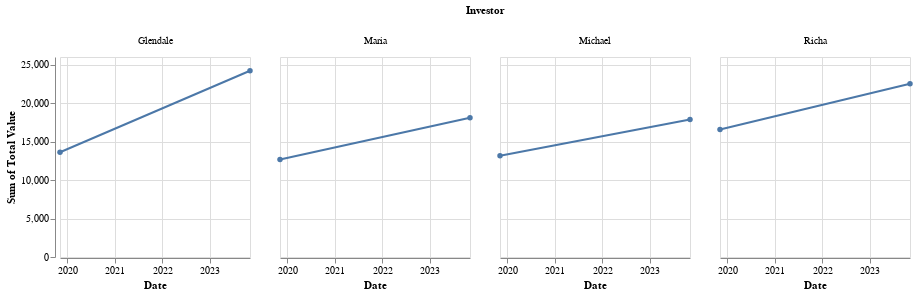

Write notebook code for a chart like this one.
### Markdown cell above
### Visualization 3

This visualization shows the difference in the total value (shares * price) for each investor's entire portfolio over time.

Strengths:
* *This effectively shows us the change in total value for each indivisual person, easy to see difference between the heights of the two data points.*
* *Tooltip which gave more details about exact date and number of the Total Value*

Weaknesses:
*  *Hard to compare from one person to another, for example, Maria and Michael are almost indistinguishable.*
*  *It is not visually pleasing*
* *grid is not needed since there are only two dates involved easy to compare without a line chart*
* *Small multiples is working against them this time, they could have plotted all of the investment changes on one axis.*

### Code cell
line_chart = alt.Chart(portfolio_data).mark_line(point=True).encode(
    x=alt.X('Date:T'),
    y=alt.Y('Total Value:Q', aggregate='sum'),
    column=alt.Column('Investor:N'),
    tooltip=[
        alt.Tooltip('Date:T'),
        alt.Tooltip('Total Value:Q', aggregate='sum')
    ]
).transform_calculate(
    **{"Total Value": "datum.Shares * datum.Price"}
).properties(
    width=190,
    height=200
)
line_chart

### Figure 1 — Vega-Lite specification as saved in the notebook (floating-point values rounded to 4 significant figures)
{"config": {"view": {"continuousWidth": 300, "continuousHeight": 300}}, "data": {"name": "data-554b996a8d14d01a8ea149b5ade2d7d8"}, "mark": {"type": "line", "point": true}, "encoding": {"column": {"field": "Investor", "type": "nominal"}, "tooltip": [{"field": "Date", "type": "temporal"}, {"aggregate": "sum", "field": "Total Value", "type": "quantitative"}], "x": {"field": "Date", "type": "temporal"}, "y": {"aggregate": "sum", "field": "Total Value", "type": "quantitative"}}, "height": 200, "transform": [{"calculate": "datum.Shares * datum.Price", "as": "Total Value"}], "width": 190, "$schema": "https://vega.github.io/schema/vega-lite/v5.20.1.json", "datasets": {"data-554b996a8d14d01a8ea149b5ade2d7d8": [{"Investor": "Maria", "Company": "Apple", "Symbol": "AAPL", "Shares": 20, "Price": 179.2, "Date": "2023-11-06T00:00:00", "dollar_value_invested": 3585.0}, {"Investor": "Maria", "Company": "Netflix Inc.", "Symbol": "NFLX", "Shares": 18, "Price": 434.7, "Date": "2023-11-06T00:00:00", "dollar_value_invested": 7825.0}, {"Investor": "Maria", "Company": "Target Corporation", "Symbol": "TGT", "Shares": 15, "Price": 111.0, "Date": "2023-11-06T00:00:00", "dollar_value_invested": 1666.0}, {"Investor": "Maria", "Company": "Walt Disney Company", "Symbol": "DIS", "Shares": 10, "Price": 84.02, "Date": "2023-11-06T00:00:00", "dollar_value_invested": 840.2}, {"Investor": "Maria", "Company": "Starbucks Corporation", "Symbol": "SBUX", "Shares": 10, "Price": 104.0, "Date": "2023-11-06T00:00:00", "dollar_value_invested": 1040.0}, {"Investor": "Maria", "Company": "eBay Inc.", "Symbol": "EBAY", "Shares": 10, "Price": 40.36, "Date": "2023-11-06T00:00:00", "dollar_value_invested": 403.6}, {"Investor": "Maria", "Company": "Ulta Beauty Inc.", "Symbol": "ULTA", "Shares": 5, "Price": 386.0, "Date": "2023-11-06T00:00:00", "dollar_value_invested": 1930.0}, {"Investor": "Maria", "Company": "Coca-Cola Company", "Symbol": "KO", "Shares": 5, "Price": 56.97, "Date": "2023-11-06T00:00:00", "dollar_value_invested": 284.9}, {"Investor": "Maria", "Company": "NIKE Inc. Class B", "Symbol": "NKE", "Shares": 4, "Price": 107.2, "Date": "2023-11-06T00:00:00", "dollar_value_invested": 429.0}, {"Investor": "Maria", "Company": "Kraft Heinz Company", "Symbol": "KHC", "Shares": 3, "Price": 33.29, "Date": "2023-11-06T00:00:00", "dollar_value_invested": 99.87}, {"Investor": "Glendale", "Company": "Apple", "Symbol": "AAPL", "Shares": 19, "Price": 179.2, "Date": "2023-11-06T00:00:00", "dollar_value_invested": 3405.0}, {"Investor": "Glendale", "Company": "Netflix Inc.", "Symbol": "NFLX", "Shares": 15, "Price": 434.7, "Date": "2023-11-06T00:00:00", "dollar_value_invested": 6521.0}, {"Investor": "Glendale", "Company": "PayPal Holdings Inc.", "Symbol": "PYPL", "Shares": 13, "Price": 54.62, "Date": "2023-11-06T00:00:00", "dollar_value_invested": 710.1}, {"Investor": "Glendale", "Company": "Intel Corporation", "Symbol": "INTC", "Shares": 10, "Price": 37.95, "Date": "2023-11-06T00:00:00", "dollar_value_invested": 379.5}, {"Investor": "Glendale", "Company": "Adobe Incorporated", "Symbol": "ADBE", "Shares": 10, "Price": 565.5, "Date": "2023-11-06T00:00:00", "dollar_value_invested": 5654.0}, {"Investor": "Glendale", "Company": "Microsoft Corporation", "Symbol": "MSFT", "Shares": 9, "Price": 356.5, "Date": "2023-11-06T00:00:00", "dollar_value_invested": 3209.0}, {"Investor": "Glendale", "Company": "eBay Inc.", "Symbol": "EBAY", "Shares": 9, "Price": 40.36, "Date": "2023-11-06T00:00:00", "dollar_value_invested": 363.2}, {"Investor": "Glendale", "Company": "NVIDIA Corporation", "Symbol": "NVDA", "Shares": 5, "Price": 457.5, "Date": "2023-11-06T00:00:00", "dollar_value_invested": 2288.0}, {"Investor": "Glendale", "Company": "Electronic Arts Inc.", "Symbol": "EA", "Shares": 5, "Price": 129.3, "Date": "2023-11-06T00:00:00", "dollar_value_invested": 646.4}, {"Investor": "Glendale", "Company": "Salesforce Inc.", "Symbol": "CRM", "Shares": 5, "Price": 207.4, "Date": "2023-11-06T00:00:00", "dollar_value_invested": 1037.0}, {"Investor": "Richa", "Company": "PayPal Holdings Inc.", "Symbol": "PYPL", "Shares": 15, "Price": 54.62, "Date": "2023-11-06T00:00:00", "dollar_value_invested": 819.3}, {"Investor": "Richa", "Company": "Capital One Financial Corp", "Symbol": "COF", "Shares": 13, "Price": 101.5, "Date": "2023-11-06T00:00:00", "dollar_value_invested": 1319.0}, {"Investor": "Richa", "Company": "Bank of America Corp", "Symbol": "BAC", "Shares": 13, "Price": 28.33, "Date": "2023-11-06T00:00:00", "dollar_value_invested": 368.3}, {"Investor": "Richa", "Company": "Mastercard Incorporated Class A", "Symbol": "MA", "Shares": 13, "Price": 386.2, "Date": "2023-11-06T00:00:00", "dollar_value_invested": 5020.0}, {"Investor": "Richa", "Company": "Intuit Inc.", "Symbol": "INTU", "Shares": 11, "Price": 500.5, "Date": "2023-11-06T00:00:00", "dollar_value_invested": 5506.0}, {"Investor": "Richa", "Company": "Goldman Sachs Group Inc.", "Symbol": "GS", "Shares": 8, "Price": 323.9, "Date": "2023-11-06T00:00:00", "dollar_value_invested": 2591.0}, {"Investor": "Richa", "Company": "Morgan Stanley", "Symbol": "MS", "Shares": 8, "Price": 75.92, "Date": "2023-11-06T00:00:00", "dollar_value_invested": 607.4}, {"Investor": "Richa", "Company": "JPMorgan Chase & Co.", "Symbol": "JPM", "Shares": 8, "Price": 144.1, "Date": "2023-11-06T00:00:00", "dollar_value_invested": 1153.0}, {"Investor": "Richa", "Company": "Accenture Plc Class A", "Symbol": "ACN", "Shares": 6, "Price": 313.1, "Date": "2023-11-06T00:00:00", "dollar_value_invested": 1879.0}, {"Investor": "Richa", "Company": "BlackRock Inc.", "Symbol": "BLK", "Shares": 5, "Price": 653.2, "Date": "2023-11-06T00:00:00", "dollar_value_invested": 3266.0}, {"Investor": "Michael", "Company": "Amazon.com Inc.", "Symbol": "AMZN", "Shares": 10, "Price": 139.7, "Date": "2023-11-06T00:00:00", "dollar_value_invested": 1397.0}, {"Investor": "Michael", "Company": "Starbucks Corporation", "Symbol": "SBUX", "Shares": 10, "Price": 104.0, "Date": "2023-11-06T00:00:00", "dollar_value_invested": 1040.0}, {"Investor": "Michael", "Company": "Costco Wholesale Corporation", "Symbol": "COST", "Shares": 10, "Price": 569.8, "Date": "2023-11-06T00:00:00", "dollar_value_invested": 5698.0}, {"Investor": "Michael", "Company": "Microsoft Corporation", "Symbol": "MSFT", "Shares": 10, "Price": 356.5, "Date": "2023-11-06T00:00:00", "dollar_value_invested": 3565.0}, {"Investor": "Michael", "Company": "T-Mobile US Inc.", "Symbol": "TMUS", "Shares": 10, "Price": 147.3, "Date": "2023-11-06T00:00:00", "dollar_value_invested": 1473.0}, {"Investor": "Michael", "Company": "Boeing Company", "Symbol": "BA", "Shares": 10, "Price": 192.9, "Date": "2023-11-06T00:00:00", "dollar_value_invested": 1930.0}, {"Investor": "Michael", "Company": "Alphabet Inc. Class A", "Symbol": "GOOGL", "Shares": 10, "Price": 131.4, "Date": "2023-11-06T00:00:00", "dollar_value_invested": 1314.0}, {"Investor": "Michael", "Company": "Alaska Airlines", "Symbol": "ALK", "Shares": 10, "Price": 32.84, "Date": "2023-11-06T00:00:00", "dollar_value_invested": 328.4}, {"Investor": "Michael", "Company": "Barrett Business Services", "Symbol": "BBSI", "Shares": 10, "Price": 99.17, "Date": "2023-11-06T00:00:00", "dollar_value_invested": 991.7}, {"Investor": "Michael", "Company": "Nordstrom Inc", "Symbol": "JWN", "Shares": 10, "Price": 14.33, "Date": "2023-11-06T00:00:00", "dollar_value_invested": 143.3}, {"Investor": "Maria", "Company": "Apple", "Symbol": "AAPL", "Shares": 20, "Price": 65.04, "Date": "2019-11-08T00:00:00", "dollar_value_invested": 1301.0}, {"Investor": "Maria", "Company": "Netflix Inc.", "Symbol": "NFLX", "Shares": 18, "Price": 291.6, "Date": "2019-11-08T00:00:00", "dollar_value_invested": 5248.0}, {"Investor": "Maria", "Company": "Target Corporation", "Symbol": "TGT", "Shares": 15, "Price": 110.2, "Date": "2019-11-08T00:00:00", "dollar_value_invested": 1652.0}, {"Investor": "Maria", "Company": "Walt Disney Company", "Symbol": "DIS", "Shares": 10, "Price": 138.0, "Date": "2019-11-08T00:00:00", "dollar_value_invested": 1380.0}, {"Investor": "Maria", "Company": "Starbucks Corporation", "Symbol": "SBUX", "Shares": 10, "Price": 81.77, "Date": "2019-11-08T00:00:00", "dollar_value_invested": 817.7}, {"Investor": "Maria", "Company": "eBay Inc.", "Symbol": "EBAY", "Shares": 10, "Price": 35.14, "Date": "2019-11-08T00:00:00", "dollar_value_invested": 351.4}, {"Investor": "Maria", "Company": "Ulta Beauty Inc.", "Symbol": "ULTA", "Shares": 5, "Price": 239.3, "Date": "2019-11-08T00:00:00", "dollar_value_invested": 1196.0}, {"Investor": "Maria", "Company": "Coca-Cola Company", "Symbol": "KO", "Shares": 5, "Price": 52.21, "Date": "2019-11-08T00:00:00", "dollar_value_invested": 261.1}, {"Investor": "Maria", "Company": "NIKE Inc. Class B", "Symbol": "NKE", "Shares": 4, "Price": 89.81, "Date": "2019-11-08T00:00:00", "dollar_value_invested": 359.2}, {"Investor": "Maria", "Company": "Kraft Heinz Company", "Symbol": "KHC", "Shares": 3, "Price": 32.85, "Date": "2019-11-08T00:00:00", "dollar_value_invested": 98.55}, {"Investor": "Glendale", "Company": "Apple", "Symbol": "AAPL", "Shares": 19, "Price": 65.04, "Date": "2019-11-08T00:00:00", "dollar_value_invested": 1236.0}, {"Investor": "Glendale", "Company": "Netflix Inc.", "Symbol": "NFLX", "Shares": 15, "Price": 291.6, "Date": "2019-11-08T00:00:00", "dollar_value_invested": 4374.0}, {"Investor": "Glendale", "Company": "PayPal Holdings Inc.", "Symbol": "PYPL", "Shares": 13, "Price": 101.4, "Date": "2019-11-08T00:00:00", "dollar_value_invested": 1318.0}, {"Investor": "Glendale", "Company": "Intel Corporation", "Symbol": "INTC", "Shares": 10, "Price": 58.27, "Date": "2019-11-08T00:00:00", "dollar_value_invested": 582.7}, {"Investor": "Glendale", "Company": "Adobe Incorporated", "Symbol": "ADBE", "Shares": 10, "Price": 292.5, "Date": "2019-11-08T00:00:00", "dollar_value_invested": 2925.0}, {"Investor": "Glendale", "Company": "Microsoft Corporation", "Symbol": "MSFT", "Shares": 9, "Price": 146.0, "Date": "2019-11-08T00:00:00", "dollar_value_invested": 1314.0}, {"Investor": "Glendale", "Company": "eBay Inc.", "Symbol": "EBAY", "Shares": 9, "Price": 35.14, "Date": "2019-11-08T00:00:00", "dollar_value_invested": 316.3}, {"Investor": "Glendale", "Company": "NVIDIA Corporation", "Symbol": "NVDA", "Shares": 5, "Price": 51.94, "Date": "2019-11-08T00:00:00", "dollar_value_invested": 259.7}, {"Investor": "Glendale", "Company": "Electronic Arts Inc.", "Symbol": "EA", "Shares": 5, "Price": 98.27, "Date": "2019-11-08T00:00:00", "dollar_value_invested": 491.3}, {"Investor": "Glendale", "Company": "Salesforce Inc.", "Symbol": "CRM", "Shares": 5, "Price": 161.1, "Date": "2019-11-08T00:00:00", "dollar_value_invested": 805.6}, {"Investor": "Richa", "Company": "PayPal Holdings Inc.", "Symbol": "PYPL", "Shares": 15, "Price": 101.4, "Date": "2019-11-08T00:00:00", "dollar_value_invested": 1521.0}, {"Investor": "Richa", "Company": "Capital One Financial Corp", "Symbol": "COF", "Shares": 13, "Price": 109.5, "Date": "2019-11-08T00:00:00", "dollar_value_invested": 1423.0}, {"Investor": "Richa", "Company": "Bank of America Corp", "Symbol": "BAC", "Shares": 13, "Price": 33.26, "Date": "2019-11-08T00:00:00", "dollar_value_invested": 432.4}, {"Investor": "Richa", "Company": "Mastercard Incorporated Class A", "Symbol": "MA", "Shares": 13, "Price": 274.9, "Date": "2019-11-08T00:00:00", "dollar_value_invested": 3574.0}, {"Investor": "Richa", "Company": "Intuit Inc.", "Symbol": "INTU", "Shares": 11, "Price": 256.9, "Date": "2019-11-08T00:00:00", "dollar_value_invested": 2825.0}, {"Investor": "Richa", "Company": "Goldman Sachs Group Inc.", "Symbol": "GS", "Shares": 8, "Price": 222.9, "Date": "2019-11-08T00:00:00", "dollar_value_invested": 1783.0}, {"Investor": "Richa", "Company": "Morgan Stanley", "Symbol": "MS", "Shares": 8, "Price": 49.15, "Date": "2019-11-08T00:00:00", "dollar_value_invested": 393.2}, {"Investor": "Richa", "Company": "JPMorgan Chase & Co.", "Symbol": "JPM", "Shares": 8, "Price": 130.4, "Date": "2019-11-08T00:00:00", "dollar_value_invested": 1043.0}, {"Investor": "Richa", "Company": "Accenture Plc Class A", "Symbol": "ACN", "Shares": 6, "Price": 189.7, "Date": "2019-11-08T00:00:00", "dollar_value_invested": 1138.0}, {"Investor": "Richa", "Company": "BlackRock Inc.", "Symbol": "BLK", "Shares": 5, "Price": 490.2, "Date": "2019-11-08T00:00:00", "dollar_value_invested": 2451.0}, {"Investor": "Michael", "Company": "Amazon.com Inc.", "Symbol": "AMZN", "Shares": 10, "Price": 89.29, "Date": "2019-11-08T00:00:00", "dollar_value_invested": 892.9}, {"Investor": "Michael", "Company": "Starbucks Corporation", "Symbol": "SBUX", "Shares": 10, "Price": 81.77, "Date": "2019-11-08T00:00:00", "dollar_value_invested": 817.7}, {"Investor": "Michael", "Company": "Costco Wholesale Corporation", "Symbol": "COST", "Shares": 10, "Price": 302.6, "Date": "2019-11-08T00:00:00", "dollar_value_invested": 3026.0}, {"Investor": "Michael", "Company": "Microsoft Corporation", "Symbol": "MSFT", "Shares": 10, "Price": 146.0, "Date": "2019-11-08T00:00:00", "dollar_value_invested": 1460.0}, {"Investor": "Michael", "Company": "T-Mobile US Inc.", "Symbol": "TMUS", "Shares": 10, "Price": 80.94, "Date": "2019-11-08T00:00:00", "dollar_value_invested": 809.4}, {"Investor": "Michael", "Company": "Boeing Company", "Symbol": "BA", "Shares": 10, "Price": 351.0, "Date": "2019-11-08T00:00:00", "dollar_value_invested": 3510.0}, {"Investor": "Michael", "Company": "Alphabet Inc. Class A", "Symbol": "GOOGL", "Shares": 10, "Price": 65.45, "Date": "2019-11-08T00:00:00", "dollar_value_invested": 654.5}, {"Investor": "Michael", "Company": "Alaska Airlines", "Symbol": "ALK", "Shares": 10, "Price": 71.17, "Date": "2019-11-08T00:00:00", "dollar_value_invested": 711.7}, {"Investor": "Michael", "Company": "Barrett Business Services", "Symbol": "BBSI", "Shares": 10, "Price": 91.99, "Date": "2019-11-08T00:00:00", "dollar_value_invested": 919.9}, {"Investor": "Michael", "Company": "Nordstrom Inc", "Symbol": "JWN", "Shares": 10, "Price": 36.65, "Date": "2019-11-08T00:00:00", "dollar_value_invested": 366.5}]}}
